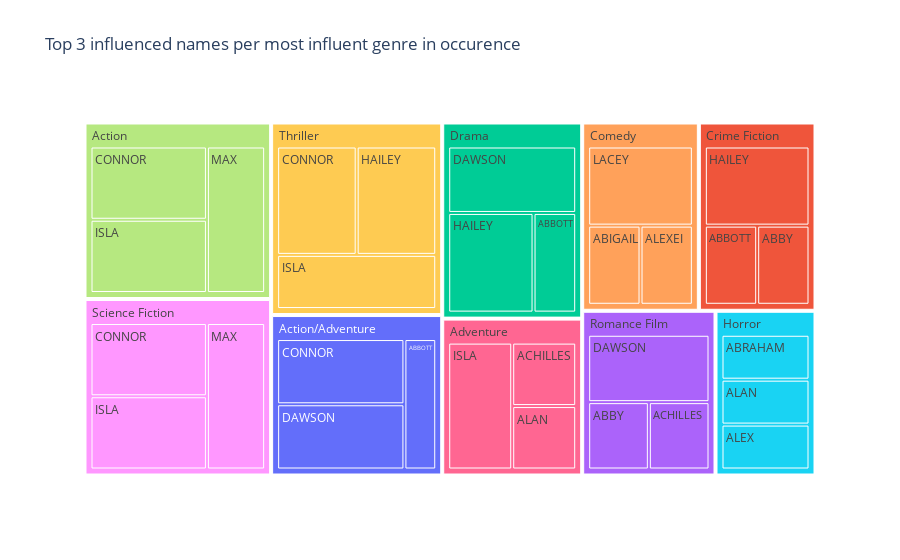

Notebook code cell kept with this figure:
### Code cell
show_top10_genre_occurence()

### Figure 1 — Plotly figure (JSON) as saved in the notebook; plotly's stock layout.template omitted (floating-point values rounded to 4 significant figures)
{"data": [{"branchvalues": "total", "customdata": [["the bourne supremacy", "Action/Adventure"], ["the bourne supremacy", "Crime Fiction"], ["the bourne supremacy", "Drama"], ["days of heaven", "Crime Fiction"], ["days of heaven", "Romance Film"], ["the addams family", "Comedy"], ["rosemary's baby", "Horror"], ["troy", "Adventure"], ["troy", "Romance Film"], ["tron", "Adventure"], ["cannibal holocaust", "Horror"], ["an american werewolf in london", "Horror"], ["terminator 2: judgment day", "Action"], ["terminator 2: judgment day", "Action/Adventure"], ["dr. strangelove or: how i learned to stop worrying and love the bomb", "Comedy"], ["terminator 2: judgment day", "Science Fiction"], ["terminator 2: judgment day", "Thriller"], ["titanic", "Action/Adventure"], ["titanic", "Drama"], ["titanic", "Romance Film"], ["a time to kill", "Crime Fiction"], ["a time to kill", "Drama"], ["a time to kill", "Thriller"], ["the lost world: jurassic park", "Action"], ["the lost world: jurassic park", "Adventure"], ["the lost world: jurassic park", "Science Fiction"], ["the lost world: jurassic park", "Thriller"], ["mad max beyond thunderdome", "Action"], ["caddyshack", "Comedy"], ["mad max beyond thunderdome", "Science Fiction"], ["(?)", "Action"], ["(?)", "Action/Adventure"], ["(?)", "Adventure"], ["(?)", "Comedy"], ["(?)", "Crime Fiction"], ["(?)", "Drama"], ["(?)", "Horror"], ["(?)", "Romance Film"], ["(?)", "Science Fiction"], ["(?)", "Thriller"]], "domain": {"x": [0, 1], "y": [0, 1]}, "hovertemplate": "<b>%{label}</b><br>Movies: %{customdata[0]}<extra></extra>", "ids": ["Action/Adventure/ABBOTT", "Crime Fiction/ABBOTT", "Drama/ABBOTT", "Crime Fiction/ABBY", "Romance Film/ABBY", "Comedy/ABIGAIL", "Horror/ABRAHAM", "Adventure/ACHILLES", "Romance Film/ACHILLES", "Adventure/ALAN", "Horror/ALAN", "Horror/ALEX", "Action/CONNOR", "Action/Adventure/CONNOR", "Comedy/ALEXEI", "Science Fiction/CONNOR", "Thriller/CONNOR", "Action/Adventure/DAWSON", "Drama/DAWSON", "Romance Film/DAWSON", "Crime Fiction/HAILEY", "Drama/HAILEY", "Thriller/HAILEY", "Action/ISLA", "Adventure/ISLA", "Science Fiction/ISLA", "Thriller/ISLA", "Action/MAX", "Comedy/LACEY", "Science Fiction/MAX", "Action", "Action/Adventure", "Adventure", "Comedy", "Crime Fiction", "Drama", "Horror", "Romance Film", "Science Fiction", "Thriller"], "labels": ["ABBOTT", "ABBOTT", "ABBOTT", "ABBY", "ABBY", "ABIGAIL", "ABRAHAM", "ACHILLES", "ACHILLES", "ALAN", "ALAN", "ALEX", "CONNOR", "CONNOR", "ALEXEI", "CONNOR", "CONNOR", "DAWSON", "DAWSON", "DAWSON", "HAILEY", "HAILEY", "HAILEY", "ISLA", "ISLA", "ISLA", "ISLA", "MAX", "LACEY", "MAX", "Action", "Action/Adventure", "Adventure", "Comedy", "Crime Fiction", "Drama", "Horror", "Romance Film", "Science Fiction", "Thriller"], "marker": {"colors": ["#636efa", "#EF553B", "#00cc96", "#EF553B", "#ab63fa", "#FFA15A", "#19d3f3", "#FF6692", "#ab63fa", "#FF6692", "#19d3f3", "#19d3f3", "#B6E880", "#636efa", "#FFA15A", "#FF97FF", "#FECB52", "#636efa", "#00cc96", "#ab63fa", "#EF553B", "#00cc96", "#FECB52", "#B6E880", "#FF6692", "#FF97FF", "#FECB52", "#B6E880", "#FFA15A", "#FF97FF", "#B6E880", "#636efa", "#FF6692", "#FFA15A", "#EF553B", "#00cc96", "#19d3f3", "#ab63fa", "#FF97FF", "#FECB52"]}, "name": "", "parents": ["Action/Adventure", "Crime Fiction", "Drama", "Crime Fiction", "Romance Film", "Comedy", "Horror", "Adventure", "Romance Film", "Adventure", "Horror", "Horror", "Action", "Action/Adventure", "Comedy", "Science Fiction", "Thriller", "Action/Adventure", "Drama", "Romance Film", "Crime Fiction", "Drama", "Thriller", "Action", "Adventure", "Science Fiction", "Thriller", "Action", "Comedy", "Science Fiction", "", "", "", "", "", "", "", "", "", ""], "type": "treemap", "values": [1, 1, 1, 1, 1, 1, 1, 1, 1, 1, 1, 1, 2, 2, 1, 2, 2, 2, 2, 2, 2, 2, 2, 2, 2, 2, 2, 2, 2, 2, 6, 5, 4, 4, 4, 5, 3, 4, 6, 6]}], "layout": {"legend": {"tracegroupgap": 0}, "title": {"text": "Top 3 influenced names per most influent genre in occurence"}}}
